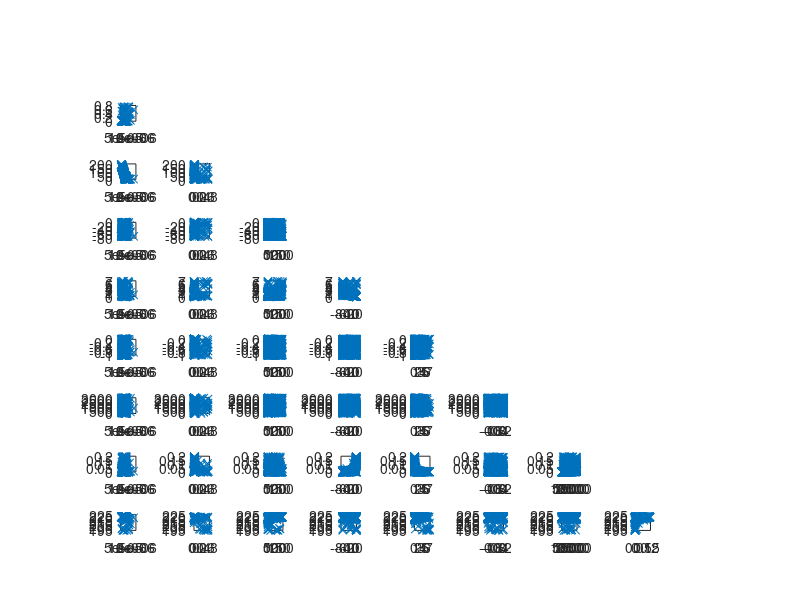

The MATLAB source for this figure:



load('globaloutput001.mat')

data = globaloutput';

data = cell2mat(data);


for i=1:9
for j=i+1:9
    
    subplot(9,9,sub2ind([9 9],i,j))


plot(data(:,i),data(:,j),'x')

% set(gca,'xscale','log')
% set(gca,'yscale','log')

end
end














